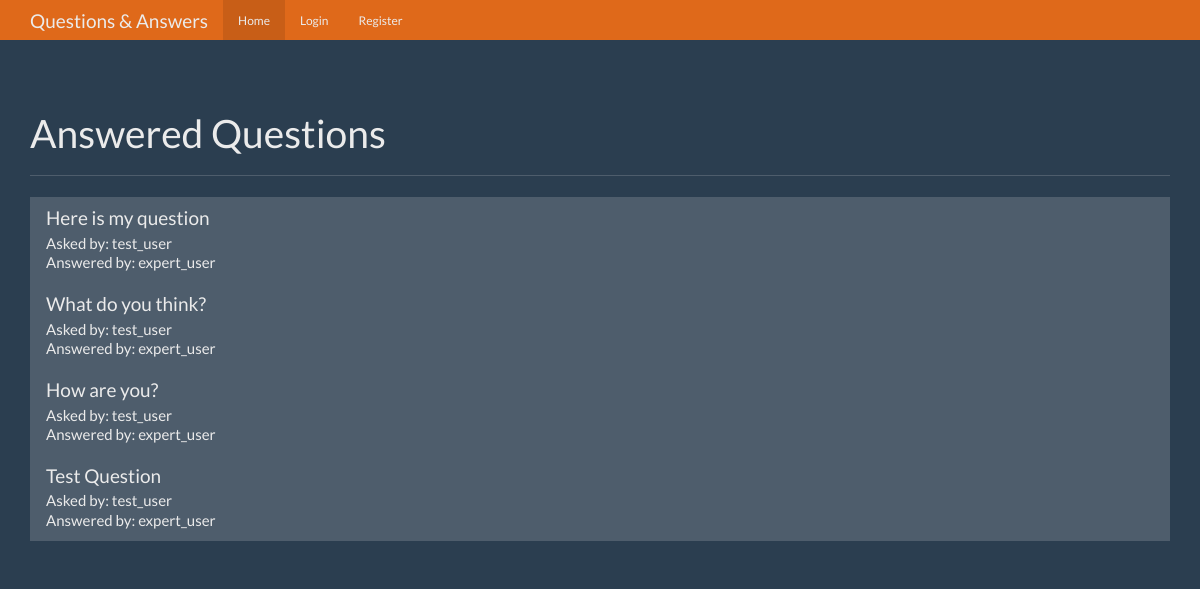
The page / on the database its author committed.
### tables this page shows
CREATE TABLE questions (
    id integer primary key autoincrement,
    question_text text not null,
    answer_text text,
    asked_by_id integer not null,
    expert_id integer not null
);

CREATE TABLE users (
    id integer primary key autoincrement,
    name text not null,
    password text not null,
    expert boolean not null,
    admin boolean not null 
);

### app.py (the view)
@app.route('/')
def index():
    user_info = get_current_user()
    db = get_db()
    questions_cur = db.execute(
        ''' select
                questions.id as question_id,
                questions.question_text,
                askers.name as asker_name,
                experts.name as expert_name
            from questions
            join users as askers on questions.asked_by_id = askers.id
            join users as experts on experts.id = questions.expert_id
            where questions.answer_text is not null''')
    questions_results = questions_cur.fetchall()
    return render_template('home.html', user=user_info, questions=questions_results)

### app.py (called while the page is built)
def get_current_user():
    user_result = None
    db = get_db()
    if 'user' in session:
        user = session['user']
        user_cur = db.execute(
            'select id, name, password, expert, admin from users where name=?', [user])
        user_result = user_cur.fetchone()
    return user_result

### database.py (called while the page is built)
def connect_db():
    sql = sqlite3.connect(
        'C:/Users/HP/Desktop/Internship/Flask Tutorial/Question and Answer App/questions.db')
    sql.row_factory = sqlite3.Row
    return sql

def get_db():
    if not hasattr(g, 'sqlite3'):
        g.sqlite_db = connect_db()
    return g.sqlite_db

### templates/home.html (shortened to what this page needs)
{% extends "base.html" %} {% from "show_links.html" import show_links %}  {% block nav %} {{show_links(user)}} {%
endblock %} {% block body %}
<div class="page-header">
  <h1>Answered Questions</h1>
</div>
<div class="row">
  <div class="col-lg-12">
    <div class="list-group">
      {% for question in questions %}
      <a
        href="{{url_for('question', question_id=question['question_id'])}}"
        class="list-group-item"
      >
        <h4 class="list-group-item-heading">{{question['question_text']}}</h4>
        <p class="list-group-item-text">Asked by: {{question['asker_name']}}</p>
        <p class="list-group-item-text">
          Answered by: {{question['expert_name']}}
        </p>
      </a>
      {% endfor %}
    </div>
  </div>
</div>
{% endblock %}

### templates/base.html (shortened to what this page needs)
<!DOCTYPE html>
<html lang="en">
  <head>
    <link href="{{url_for('static', filename='bootstrap.min.css')}}" rel="stylesheet">
    <link href="{{url_for('static', filename='theme.css')}}" rel="stylesheet">
  </head>
  <body>
    <nav class="navbar navbar-inverse navbar-fixed-top">
      <div class="container">
        <div class="navbar-header">
          <a class="navbar-brand" href="#">Questions & Answers</a>
        </div>
        <div id="navbar" class="navbar-collapse collapse">
          {% block nav %}{% endblock %}
        </div>
      </div>
    </nav>
    <div class="container theme-showcase" role="main">
      {% block body %}{% endblock %}
    </div>
  </body>
</html>

### templates/show_links.html (shortened to what this page needs)
{% macro show_links(user) %}
<ul class="nav navbar-nav">
  <li class="active"><a href="{{url_for('index')}}">Home</a></li>
  {% if not user %}
  <li><a href="{{url_for('login')}}">Login</a></li>
  <li><a href="{{url_for('register')}}">Register</a></li>
  {% endif %}
</ul>
{% endmacro %}

### static/theme.css (style rules this page uses)
body { padding-top: 70px; padding-bottom: 30px; }

### rows shown on the page
questions: question_text "Here is my question", asker_name "test_user", expert_name "expert_user"
questions: question_text "What do you think?", asker_name "test_user", expert_name "expert_user"
questions: question_text "How are you?", asker_name "test_user", expert_name "expert_user"
questions: question_text "Test Question", asker_name "test_user", expert_name "expert_user"
